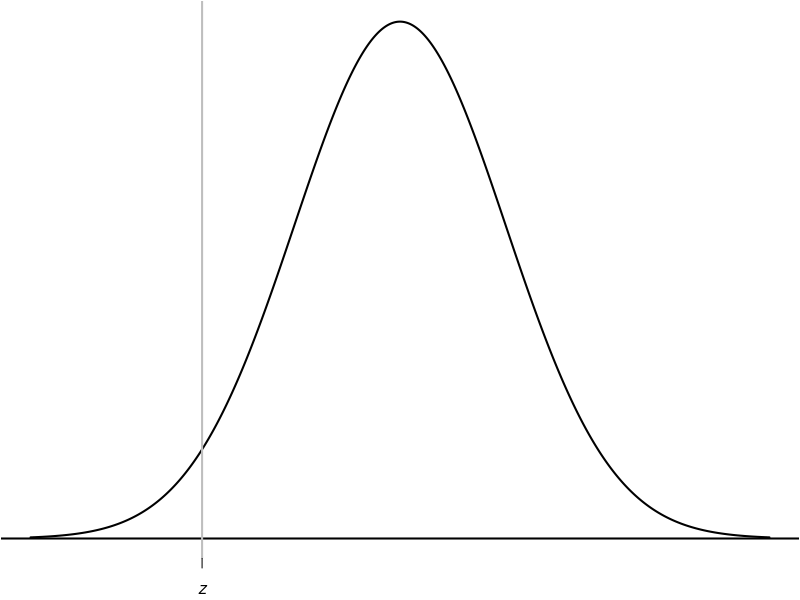

The R script that drew this image: (Note: this script raises an error after producing the figure.)
## ---- chunk 1
par(mar = c(2.1, 
            0.05, 
            0.05, 
            0.05))
delta <- 0.01
z <- seq(-3.5, 3.5, 
         by = delta)
zy <- dnorm(z)

zval <- -1.875

plot( zy ~ z,
      lwd = 2,
      type = "l",
      xlab = "",
      ylab = "",
      axes = FALSE)
#axis(side=1, at=-3:3)
axis(side = 1, 
     at = zval, 
     label = expression(italic(z)))
abline(h = 0, 
       lwd = 2)

abline(v = zval, 
       lwd = 2, 
       col = "grey")

xshade <- c(  seq(min(z), 
                  zval, 
                  by =  delta),
              seq(zval, 
                  min(z), 
                  by = -delta) )
yshade <- c( rep(0, length(xshade)/2),
             rev(zy[ z<zval]) )
            
polygon( xshade, 
         yshade, 
         col = plot.colour)

arrows(-2.5, 
       max(zy)/2,
       0, 
       max(zy)/2, 
       angle = 15,
       length = 0.1)
text(-2.5, max(zy)/2, 
     "Area",
     pos = 3)
## ---- chunk 2
z1 <- c( z1n <- seq(-3.5, 0, 
                    by = 0.1), 
         z1p <- seq(0, 3.5, 
                    by = 0.1))  # As zero gets two rows: pos and neg
z2 <- seq(0.00, 0.09, 
          by = 0.01)

Ztab <- array( dim = c(length(z1), 
                       length(z2)) )  

colnames(Ztab) <- sprintf("%.2f", z2 )
rownames(Ztab) <- paste("$", sprintf("%.1f", z1), "$")
rownames(Ztab)[length(z1n)] <- "$-0.0$"
rownames(Ztab)[length(z1n)+1] <- "$0.0$"

zero.count <- 0
for (i in 1:length(z1)){
  
  if ( z1[i] > 0 ){
    Ztab[i, ] <- pnorm( z1[i] + z2 )
  } 
  if ( z1[i] == 0 ){
    if (zero.count == 0 ){ # The first zero row: negative 0.00
      zero.count <- zero.count + 1 
      Ztab[i, ] <- pnorm( z1[i] - z2 )
      
    } else {               # The second zero row: positive 0.00
      Ztab[i, ] <- pnorm( z1[i] + z2 )
    }
  }
  if ( z1[i] < 0 ){
    Ztab[i, ] <- pnorm( z1[i] - z2 )
  }
}

## ---- chunk 3
ZtabNeg <-  formatC( Ztab[1: length(z1n), ], # For small values, that otherwise end up in sci notation
                     format = "f",
                     digits = 4)   

if( knitr::is_latex_output()) {
   kable(ZtabNeg,
        format = "latex",
        caption = "The probability that the area is less than the value of $z$ that is looked up",
        digits = 4,
        longtable = TRUE,
        escape = FALSE,
        align="r",
        booktab = TRUE) %>%
      kable_styling(font_size = 9)        

} else {# knitr::pandoc_to("epub3") ) {
   kable(ZtabNeg,
        format = "html",
        caption = "The probability that the area is less than the value of $z$ that is looked up",
        digits = 4,
        longtable = TRUE,
        escape = FALSE,
        align="r",
        booktab = TRUE)        
}
## ---- chunk 4
par(mar = c(2.1, 
            0.05, 
            0.05, 
            0.05))
delta <- 0.01
z <- seq(-3.5, 3.5, 
         by = delta)
zy <- dnorm(z)

zval <- 1.875

plot( zy ~ z,
      lwd = 2,
      type = "l",
      xlab = "",
      ylab = "",
      axes = FALSE)
#axis(side=1, at=-3:3)
axis(side = 1, 
     at = zval, 
     label = expression( italic(z) ) )
abline(h = 0, 
       lwd = 2)

abline(v = zval, 
       lwd = 2, 
       col = "grey")

xshade <- c(  seq(min(z), 
                  zval, 
                  by = delta),
              seq(zval, 
                  min(z), 
                  by = -delta) )
yshade <- c( rep(0, length(xshade)/2),
             rev(zy[ z<zval]) )
            
polygon( xshade, yshade, 
         col = plot.colour)

arrows(-2.5, 
       max(zy)/2,
       0, 
       max(zy)/2, 
       angle = 15,
       length = 0.1)
text(-2.5, max(zy)/2, 
     "Area",
     pos = 3)
## ---- chunk 5
ZtabPos <- formatC( Ztab[ (length(z1n) + 1): length(z1), ],
                    format = "f",
                    digits = 4)

if( knitr::is_latex_output() ) {

   kable(ZtabPos,
        format = "latex",
        caption = "The probability that the area is less than the value of $z$ that is looked up",
        digits = 4,
        longtable = TRUE,
        escape = FALSE,
        align = "r",
        booktab = TRUE) %>%
      kable_styling(font_size = 9)
}
if( knitr::pandoc_to("epub3")) {
   kable(Ztab[ (length(z1n) + 1): length(z1), ],
        format = "html",
        caption = "The probability that the area is less than the value of $z$ that is looked up",
        digits = 4,
        longtable = TRUE,
        escape = FALSE,
        align = "r",
        booktab = TRUE) 
}
